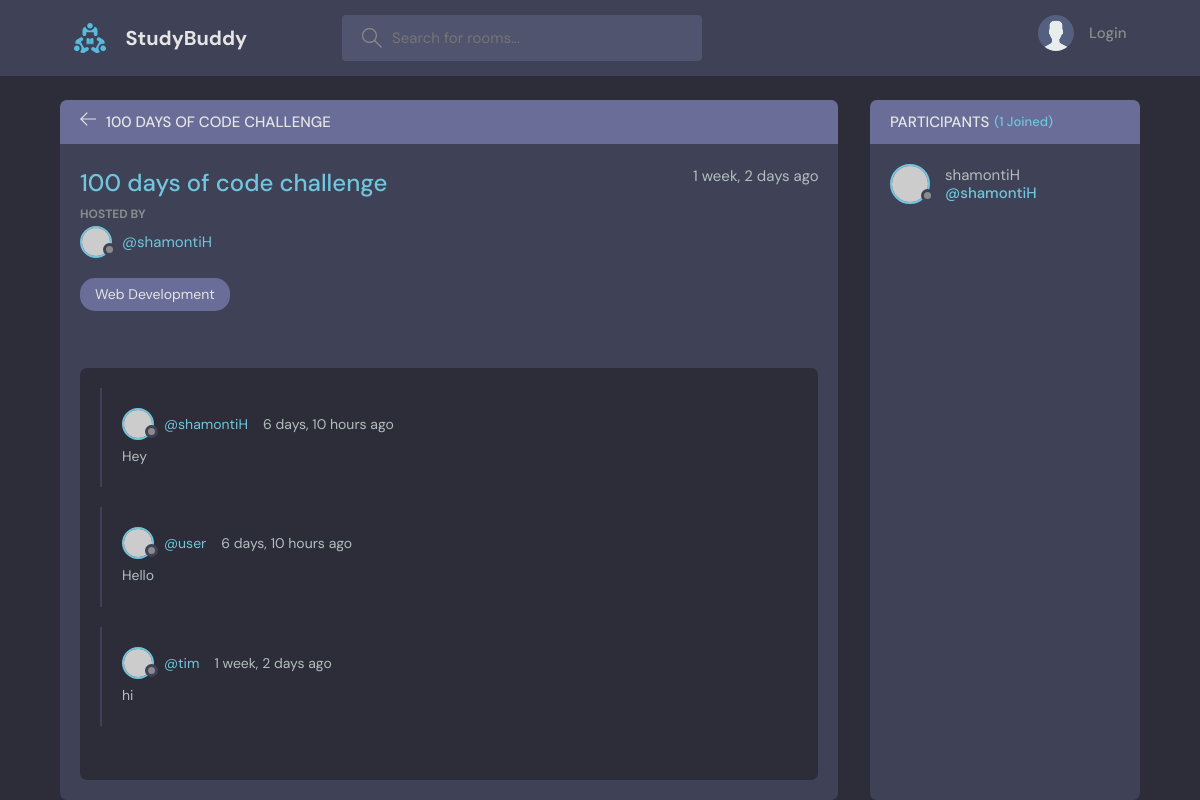
Page /room/2/ on the committed database.
### base/models.py (models this page shows, shortened)
class Room(models.Model):
    host = models.ForeignKey(User, on_delete=models.SET_NULL, null=True)
    topic = models.ForeignKey(Topic, on_delete=models.SET_NULL, null=True)
    name = models.CharField(max_length=200)
    description = models.TextField(null=True, blank=True)
    participants = models.ManyToManyField(User, related_name='participants', blank=True)
    updated = models.DateTimeField(auto_now=True)
    created = models.DateTimeField(auto_now_add=True)
    class Meta:
        ordering = ['-updated', '-created']

class Topic(models.Model):
    name = models.CharField(max_length=200)
    def __str__(self):
        return self.name

class Message(models.Model):
    user = models.ForeignKey(User, on_delete=models.CASCADE)
    room = models.ForeignKey(Room, on_delete=models.CASCADE)
    body = models.TextField()
    updated = models.DateTimeField(auto_now=True)
    created = models.DateTimeField(auto_now_add=True)
    class Meta:
        ordering = ['-updated', '-created']

### base/views.py (the view, shortened to what this page needs)
# urls.py: path('room/<str:pk>/', views.room, name='room'),
def room(request, pk):
    room = Room.objects.get(id=pk)
    room_messages = room.message_set.all()
    participants = room.participants.all()
    context = {'room': room, 'room_messages': room_messages, 'participants': participants}
    return render(request, 'base/room.html', context)

### base/templates/base/room.html (shortened to what this page needs)
{% extends 'main.html' %}
{% block content %}
    <main class="profile-page layout layout--2">
      <div class="container">
        <div class="room">
          <div class="room__top">
            <div class="room__topLeft">
              <a href="{% url "home" %}">
                <svg version="1.1" xmlns="http://www.w3.org/2000/svg" width="32" height="32" viewBox="0 0 32 32">
                  <title>arrow-left</title>
                  <path
                    d="M13.723 2.286l-13.723 13.714 13.719 13.714 1.616-1.611-10.96-10.96h27.625v-2.286h-27.625l10.965-10.965-1.616-1.607z"
                  ></path>
                </svg>
              </a>
              <h3>{{room.name}}</h3>
            </div>
          </div>
          <div class="room__box scroll">
            <div class="room__header scroll">
              <div class="room__info">
                <h3>{{room.name}}</h3>
                <span>{{room.created|timesince}} ago</span>
              </div>
              <div class="room__hosted">
                <p>Hosted By</p>
                <a href="{% url "user-profile" room.host.id %}" class="room__author">
                  <div class="avatar avatar--small">
                    <img src="https://randomuser.me/api/portraits/men/37.jpg" />
                  </div>
                  <span>@{{room.host.username}}</span>
                </a>
              </div>
              <span class="room__topics">{{room.topic}}</span>
            </div>
            <div class="room__conversation">
              <div class="threads scroll">
                {% for message in room_messages %}
                <div class="thread">
                  <div class="thread__top">
                    <div class="thread__author">
                      <a href="{% url "room" message.user.id %}" class="thread__authorInfo">
                        <div class="avatar avatar--small">
                          <img src="https://randomuser.me/api/portraits/men/37.jpg" />
                        </div>
                        <span>@{{message.user.username}}</span>
                      </a>
                      <span class="thread__date">{{message.created|timesince}} ago</span>
                    </div>
                  </div>
                  <div class="thread__details">
                    {{message.body}}
                  </div>
                </div>
                {% endfor %}
              </div>
            </div>
          </div>
        </div>
        <div class="participants">
          <h3 class="participants__top">Participants <span>({{participants.count}} Joined)</span></h3>
          <div class="participants__list scroll">
            {% for participant in participants %}
            <a href="{% url "user-profile" participant.id %}" class="participant">
              <div class="avatar avatar--medium">
                <img src="https://randomuser.me/api/portraits/men/37.jpg" />
              </div>
              <p>
                {{participant.username}}
                <span>@{{participant.username}}</span>
              </p>
            </a>
            {% endfor %}
          </div>
        </div>
      </div>
    </main>
{% endblock %}

### rows in the picture
Room: name "100 DAYS OF CODE CHALLENGE", name "100 days of code challenge", created "1 week, 2 days", host.username "shamontiH", topic "Web Development"
Message: user.username "shamontiH", created "6 days, 10 hours", body "Hey"
Message: user.username "user", created "6 days, 10 hours", body "Hello"
Message: user.username "tim", created "1 week, 2 days", body "hi"

### other values in the picture
{{ participants.count }} "1"
{{ participant.username }} "shamontiH"
